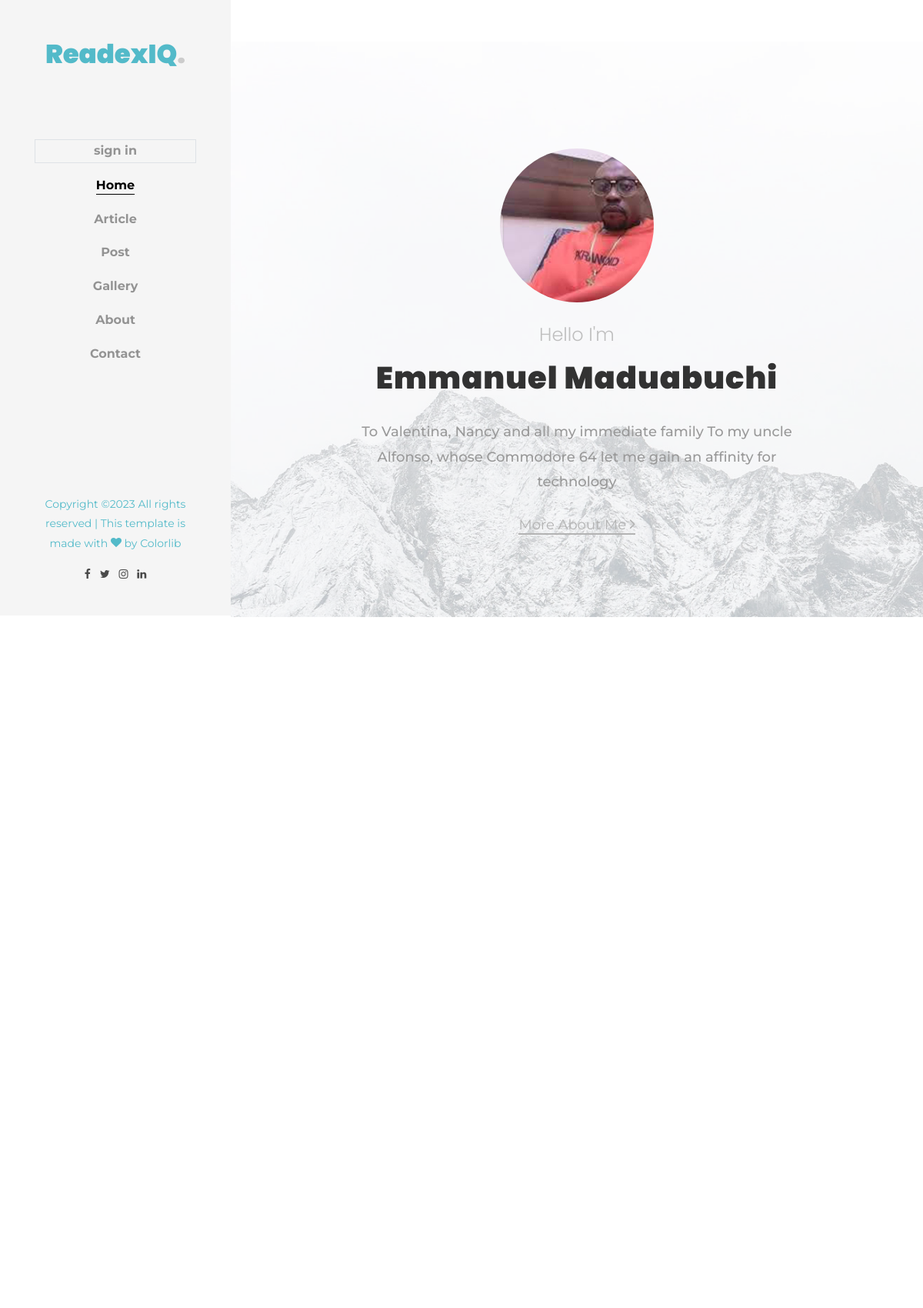
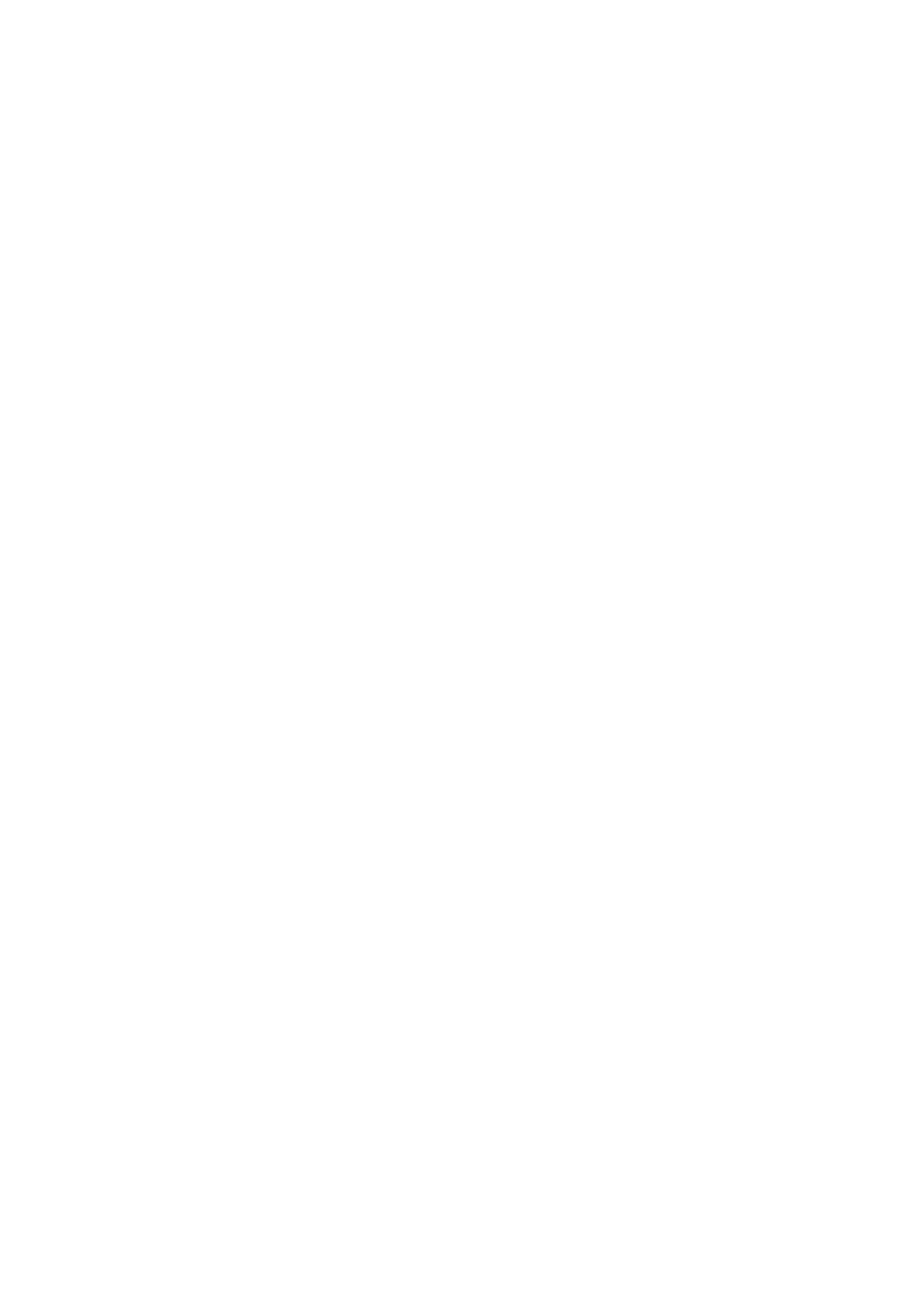
The page / (upper part) on the database its author committed (2 pictures, top to bottom).
### bookApp/models.py (models this page shows, shortened)
class Author(models.Model):
    user = models.OneToOneField(User, on_delete=models.CASCADE)
    first_name = models.CharField(max_length=20, blank=False, null=True)
    last_name = models.CharField(max_length=20, blank=False, null=True)
    about = models.TextField(blank=False, null=True)
    address = models.TextField(blank=False, null=True)
    street = models.TextField(blank=False, null=True)
    website_name = models.TextField(default='Elen', blank=True, null=True)
    facebook_url = models.CharField(max_length=225, blank=True, null=True)
    twitter_url = models.CharField(max_length=225, blank=True, null=True)
    telegram_url = models.CharField(max_length=225, blank=True, null=True)
    linkdin_url = models.CharField(max_length=225, blank=True, null=True)
    telgram_url = models.CharField(max_length=225, blank=True, null=True)
    tel = models.IntegerField(default="(234) ", null=True)
    image = models.ImageField(upload_to='myApp/image',  blank=False, null=True)

### bookApp/views.py (the view)
# urls.py: path('', BlogView.as_view(), name='home'),
class BlogView(ListView):
    model = Post
    queryset = Post.objects.all().order_by('-id')
    context_object_name = 'prints'
    template_name = 'bookApp/index.html'
    paginate_by = 12
    def get_context_data(self,**kwargs):
        context = super().get_context_data(**kwargs)
        context['author'] = Author.objects.get(id=1)
        context['auth'] = Author.objects.all()
        context['commentcount'] = Comment.objects.values('post__title').annotate(Count('post__title'))
        context['sidebar'] = Post.objects.values('categories__title').annotate(Count('categories__title'))
        return context

### bookApp/templates/bookApp/index.html (shortened to what this page needs)
{% extends 'bookapp/base.html' %}
{% load humanize %}
{% load static %}
  {% block content %}
	<div id="colorlib-page">
		<aside id="colorlib-aside" role="complementary" class="js-fullheight text-center text-blue">
			<h1 id="colorlib-logo"><a  href="{% url 'home' %}" style="color: #17a3b8bb;">{{author.website_name|capfirst}}<span>.</span></a></h1>
			<nav id="colorlib-main-menu" role="navigation">
				<ul>
				{% if user.is_authenticated %}
				<li>
					<div class="border">
						{{user.username|capfirst|truncatechars:8}}<br>
						<small class="icon-user"> <a href="{% url 'logout' %}"> sign out</a></small>
				    </div>
				</li>
				{% else %}
				  <li class="border"><a href="{% url 'login' %}">sign in</a></li>
				{% endif %}
				<li class="colorlib-active">
					<a href="{% url 'home' %}">Home</a></li>
					<li><a href="{% url 'article' %}">Article</a></li>
					<li><a href="{% url 'post' %}">Post</a></li>
					<li><a href="{% url 'photo' %}">Gallery</a></li>
					<li><a href="{% url 'about' %}">About</a></li>
					<li><a href="{% url 'contact' %}">Contact</a></li>
				</ul>
			</nav>
			<div style="color: #17a3b8bb;" class="colorlib-footer">
				<p>
			  Copyright &copy;<script>document.write(new Date().getFullYear());</script> All rights reserved | This template is made with <i class="icon-heart" aria-hidden="true"></i> by <a href="https://colorlib.com" target="_blank">Colorlib</a>
				<ul>
					<li><a><i class="icon-facebook"></i></a></li>
					<li><a><i class="icon-twitter"></i></a></li>
					<li><a><i class="icon-instagram"></i></a></li>
					<li><a><i class="icon-linkedin"></i></a></li>
				</ul>
			</div>
		</aside>
		<div id="colorlib-main"><br><br>
			{% include 'bookApp/includes/author.html' %}
			<section class="ftco-section">
    	<div class="container">
    		<div class="row justify-content-center mb-5 pb-2">
        </div>
    		<div class="row">
				{% for print in prints %}
    			<div class="col-md-4">
			</div>
				{% endfor %}
    	</div>
    </section>
		</div>
	</div>
{% endblock %}

### bookApp/templates/bookApp/includes/author.html
{% load static %}
<div class="hero-wrap js-fullheight" style="background-image: url({%static 'bookApp/images/bg_1.jpg' %});" data-stellar-background-ratio="0.5">
	<div class="overlay"></div>
	<div class="js-fullheight d-flex justify-content-center align-items-center">
		<div class="col-md-8 text text-center">
			<div class="img mb-4" style="background-image: url({{author.image.url}});"></div>
			<div class="desc">
				<h2 class="subheading">Hello I'm</h2>
				<h1 class="mb-4">{{author.first_name|capfirst}} {{author.last_name|capfirst}}</h1>
				<p class="mb-4">{{author.about|capfirst|truncatechars:230}}</p>
				<p><a href="{% url 'about' %}" class="btn-custom">More About Me <span class="ion-ios-arrow-forward"></span></a></p>
			</div>
		</div>
	</div>
</div>

### bookApp/static/bookApp/css/icomoon.css (style rules this page uses)
[class^="icon-"], [class*=" icon-"] { font-family: 'icomoon' !important; speak: none; font-style: normal; font-weight: normal; font-variant: normal; text-transform: none; line-height: 1; -webkit-font-smoothing: antialiased; -moz-osx-font-smoothing: grayscale; }
.icon-heart:before { content: "\f004"; }
.icon-twitter:before { content: "\f099"; }
.icon-facebook:before { content: "\f09a"; }
.icon-linkedin:before { content: "\f0e1"; }
.icon-instagram:before { content: "\f16d"; }

### rows shown on the page
Author: website_name "ReadexIQ", image (picture), first_name "Emmanuel", last_name "Maduabuchi", about "To Valentina, Nancy and all my immediate family To my uncle Alfonso, whose Commodore 64 let me gain an affinity for technology"
